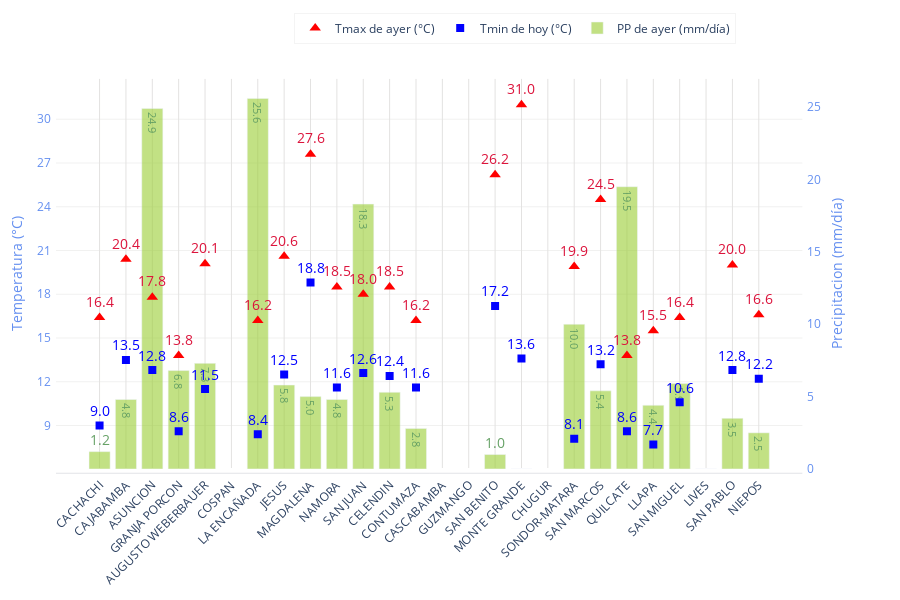

Notebook code cell kept with this figure:
### Code cell
dash.meteogram

### Figure 1 — Plotly figure (JSON) as saved in the notebook; plotly's stock layout.template omitted (floating-point values rounded to 4 significant figures)
{"data": [{"line": {"color": "Red"}, "marker": {"size": 10, "symbol": "triangle-up"}, "mode": "markers+text", "name": "Tmax de ayer (°C)", "text": ["16.4", "20.4", "17.8", "13.8", "20.1", "nan", "16.2", "20.6", "27.6", "18.5", "18.0", "18.5", "16.2", "nan", "nan", "26.2", "31.0", "nan", "19.9", "24.5", "13.8", "15.5", "16.4", "nan", "20.0", "16.6"], "textfont": {"color": "crimson", "size": 14}, "textposition": "top center", "type": "scatter", "x": ["CACHACHI", "CAJABAMBA", "ASUNCION", "GRANJA PORCON", "AUGUSTO WEBERBAUER", "COSPAN", "LA ENCAÑADA", "JESUS", "MAGDALENA", "NAMORA", "SAN JUAN", "CELENDIN", "CONTUMAZA", "CASCABAMBA", "GUZMANGO", "SAN BENITO", "MONTE GRANDE", "CHUGUR", "SONDOR-MATARA", "SAN MARCOS", "QUILCATE", "LLAPA", "SAN MIGUEL", "LIVES", "SAN PABLO", "NIEPOS"], "y": [16.4, 20.4, 17.8, 13.8, 20.1, null, 16.2, 20.6, 27.6, 18.5, 18, 18.5, 16.2, null, null, 26.2, 31, null, 19.9, 24.5, 13.8, 15.5, 16.4, null, 20, 16.6], "yaxis": "y2"}, {"line": {"color": "Blue"}, "marker": {"size": 8, "symbol": "square"}, "mode": "markers+text", "name": "Tmin de hoy (°C)", "text": ["9.0", "13.5", "12.8", "8.6", "11.5", "nan", "8.4", "12.5", "18.8", "11.6", "12.6", "12.4", "11.6", "nan", "nan", "17.2", "13.6", "nan", "8.1", "13.2", "8.6", "7.7", "10.6", "nan", "12.8", "12.2"], "textfont": {"color": "blue", "size": 14}, "textposition": "top center", "type": "scatter", "x": ["CACHACHI", "CAJABAMBA", "ASUNCION", "GRANJA PORCON", "AUGUSTO WEBERBAUER", "COSPAN", "LA ENCAÑADA", "JESUS", "MAGDALENA", "NAMORA", "SAN JUAN", "CELENDIN", "CONTUMAZA", "CASCABAMBA", "GUZMANGO", "SAN BENITO", "MONTE GRANDE", "CHUGUR", "SONDOR-MATARA", "SAN MARCOS", "QUILCATE", "LLAPA", "SAN MIGUEL", "LIVES", "SAN PABLO", "NIEPOS"], "y": [9, 13.5, 12.8, 8.6, 11.5, null, 8.4, 12.5, 18.8, 11.6, 12.6, 12.4, 11.6, null, null, 17.2, 13.6, null, 8.1, 13.2, 8.6, 7.7, 10.6, null, 12.8, 12.2], "yaxis": "y2"}, {"marker": {"color": "yellowgreen"}, "name": "PP de ayer (mm/día)", "opacity": 0.6, "text": ["1.2", "4.8", "24.9", "6.8", "7.3", "nan", "25.6", "5.8", "5.0", "4.8", "18.3", "5.3", "2.8", "nan", "nan", "1.0", "0.0", "nan", "10.0", "5.4", "19.5", "4.4", "5.9", "0.0", "3.5", "2.5"], "textfont": {"color": "darkgreen", "size": 14}, "textposition": "auto", "type": "bar", "x": ["CACHACHI", "CAJABAMBA", "ASUNCION", "GRANJA PORCON", "AUGUSTO WEBERBAUER", "COSPAN", "LA ENCAÑADA", "JESUS", "MAGDALENA", "NAMORA", "SAN JUAN", "CELENDIN", "CONTUMAZA", "CASCABAMBA", "GUZMANGO", "SAN BENITO", "MONTE GRANDE", "CHUGUR", "SONDOR-MATARA", "SAN MARCOS", "QUILCATE", "LLAPA", "SAN MIGUEL", "LIVES", "SAN PABLO", "NIEPOS"], "y": [1.2, 4.8, 24.9, 6.8, 7.3, null, 25.6, 5.8, 5, 4.8, 18.3, 5.3, 2.8, null, null, 1, 0, null, 10, 5.4, 19.5, 4.4, 5.9, 0, 3.5, 2.5]}], "layout": {"height": 600, "legend": {"bordercolor": "rgba(244,244,244,255)", "borderwidth": 1, "orientation": "h", "x": 0.3, "y": 1.1, "yanchor": "top"}, "margin": {"b": 20, "l": 50, "pad": 4, "r": 50, "t": 40}, "paper_bgcolor": "rgb(255, 255, 255)", "plot_bgcolor": "rgb(255, 255, 255)", "showlegend": true, "xaxis": {"domain": [0, 0.94], "gridcolor": "#e3e2e1", "gridwidth": 1, "linecolor": "rgba(196,198,206,255)", "linewidth": 0.5, "showgrid": true, "showline": true, "tickangle": -45, "title": {"font": {"color": "rgba(100,143,240,255)"}}}, "yaxis": {"domain": [0, 0.94], "gridcolor": "#e3e2e1", "gridwidth": 0.5, "showgrid": false, "side": "right", "tickfont": {"color": "rgba(100,143,240,255)"}, "title": {"font": {"color": "rgba(100,143,240,255)"}, "text": "Precipitacion (mm/día)"}}, "yaxis2": {"anchor": "x", "dtick": 3, "gridcolor": "#e3e2e1", "gridwidth": 0.5, "overlaying": "y", "showgrid": true, "side": "left", "tickfont": {"color": "rgba(100,143,240,255)"}, "title": {"font": {"color": "rgba(100,143,240,255)"}, "text": "Temperatura (°C)"}}}}
